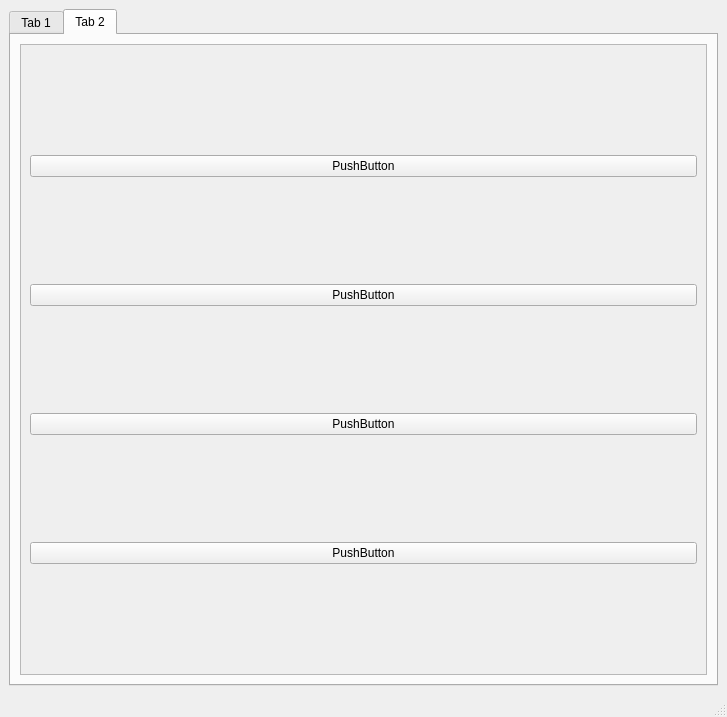
<?xml version="1.0" encoding="UTF-8"?>
<ui version="4.0">
 <class>MainWindow</class>
 <widget class="QMainWindow" name="MainWindow">
  <property name="geometry">
   <rect>
    <x>0</x>
    <y>0</y>
    <width>727</width>
    <height>717</height>
   </rect>
  </property>
  <property name="windowTitle">
   <string>MainWindow</string>
  </property>
  <widget class="QWidget" name="centralwidget">
   <layout class="QGridLayout" name="gridLayout_2">
    <item row="0" column="0">
     <widget class="QTabWidget" name="tabWidget">
      <property name="currentIndex">
       <number>1</number>
      </property>
      <widget class="QWidget" name="tab">
       <attribute name="title">
        <string>Tab 1</string>
       </attribute>
      </widget>
      <widget class="QWidget" name="tab_2">
       <attribute name="title">
        <string>Tab 2</string>
       </attribute>
       <layout class="QGridLayout" name="gridLayout">
        <item row="0" column="0">
         <widget class="QScrollArea" name="scrollArea">
          <property name="widgetResizable">
           <bool>true</bool>
          </property>
          <widget class="QWidget" name="scrollAreaWidgetContents">
           <property name="geometry">
            <rect>
             <x>0</x>
             <y>0</y>
             <width>683</width>
             <height>612</height>
            </rect>
           </property>
           <layout class="QVBoxLayout" name="verticalLayout">
            <item>
             <widget class="QPushButton" name="pushButton">
              <property name="text">
               <string>PushButton</string>
              </property>
             </widget>
            </item>
            <item>
             <widget class="QPushButton" name="pushButton_2">
              <property name="text">
               <string>PushButton</string>
              </property>
             </widget>
            </item>
            <item>
             <widget class="QPushButton" name="pushButton_3">
              <property name="text">
               <string>PushButton</string>
              </property>
             </widget>
            </item>
            <item>
             <widget class="QPushButton" name="pushButton_4">
              <property name="text">
               <string>PushButton</string>
              </property>
             </widget>
            </item>
           </layout>
          </widget>
         </widget>
        </item>
       </layout>
      </widget>
     </widget>
    </item>
   </layout>
  </widget>
  <widget class="QMenuBar" name="menubar">
   <property name="geometry">
    <rect>
     <x>0</x>
     <y>0</y>
     <width>727</width>
     <height>21</height>
    </rect>
   </property>
  </widget>
  <widget class="QStatusBar" name="statusbar"/>
 </widget>
 <resources/>
 <connections/>
</ui>
